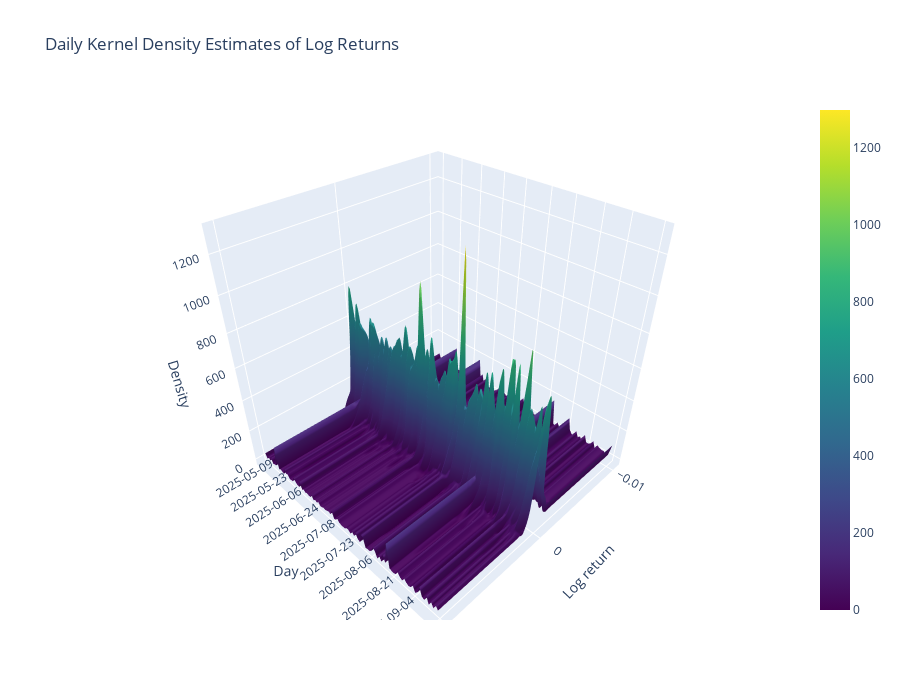

The cell this chart's notebook holds for it:
### Code cell
# kde_results = {day: (x_grid, y_kde)} from previous step

# Sort days and build aligned matrices
days_sorted = sorted(kde_results.keys())

# ---- Step 1: build a common X grid (important for smooth 3D surface)
all_x = np.concatenate([kde_results[d][0] for d in days_sorted])
x_common = np.linspace(all_x.min(), all_x.max(), 200)

# ---- Step 2: evaluate each day's KDE on the common grid
Z = []
for d in days_sorted:
    kde = kde_results[d][0]
    density = kde_results[d][1]
    # Interpolate densities to common x grid
    z_interp = np.interp(x_common, kde, density)
    Z.append(z_interp)

Z = np.array(Z)
Y = np.arange(len(days_sorted))  # day index

# ---- Step 3: create 3D surface
fig = go.Figure(data=[go.Surface(
    x=x_common,   # log return values
    y=Y,          # day index
    z=Z,          # densities
    colorscale='Viridis'
)])

# ---- Step 4: layout and labels
fig.update_layout(
    title='Daily Kernel Density Estimates of Log Returns',
    scene=dict(
        xaxis_title='Log return',
        yaxis_title='Day',
        zaxis_title='Density',
        yaxis=dict(
            tickmode='array',
            tickvals=np.linspace(0, len(days_sorted)-1, 10, dtype=int),
            ticktext=[str(days_sorted[i]) for i in np.linspace(0, len(days_sorted)-1, 10, dtype=int)]
        )
    ),
    height=700
)

fig.show()

### Figure 1 — Plotly figure (JSON) as saved in the notebook; plotly's stock layout.template omitted (floating-point values rounded to 4 significant figures; data arrays with more than 128 entries replaced by an {"elided": "..."} marker saying what was removed)
{"data": [{"colorscale": [[0, "#440154"], [0.1111, "#482878"], [0.2222, "#3e4989"], [0.3333, "#31688e"], [0.4444, "#26828e"], [0.5556, "#1f9e89"], [0.6667, "#35b779"], [0.7778, "#6ece58"], [0.8889, "#b5de2b"], [1, "#fde725"]], "type": "surface", "x": {"elided": "200 float values"}, "y": [0, 1, 2, 3, 4, 5, 6, 7, 8, 9, 10, 11, 12, 13, 14, 15, 16, 17, 18, 19, 20, 21, 22, 23, 24, 25, 26, 27, 28, 29, 30, 31, 32, 33, 34, 35, 36, 37, 38, 39, 40, 41, 42, 43, 44, 45, 46, 47, 48, 49, 50, 51, 52, 53, 54, 55, 56, 57, 58, 59, 60, 61, 62, 63, 64, 65, 66, 67, 68, 69, 70, 71, 72, 73, 74, 75, 76, 77, 78, 79, 80, 81, 82, 83, 84, 85, 86, 87, 88, 89, 90, 91, 92, 93, 94], "z": {"elided": "95x200 float values"}}], "layout": {"height": 700, "scene": {"xaxis": {"title": {"text": "Log return"}}, "yaxis": {"tickmode": "array", "ticktext": ["2025-05-09", "2025-05-23", "2025-06-06", "2025-06-24", "2025-07-08", "2025-07-23", "2025-08-06", "2025-08-21", "2025-09-04", "2025-09-19"], "tickvals": [0, 10, 20, 31, 41, 52, 62, 73, 83, 94], "title": {"text": "Day"}}, "zaxis": {"title": {"text": "Density"}}}, "title": {"text": "Daily Kernel Density Estimates of Log Returns"}}}
